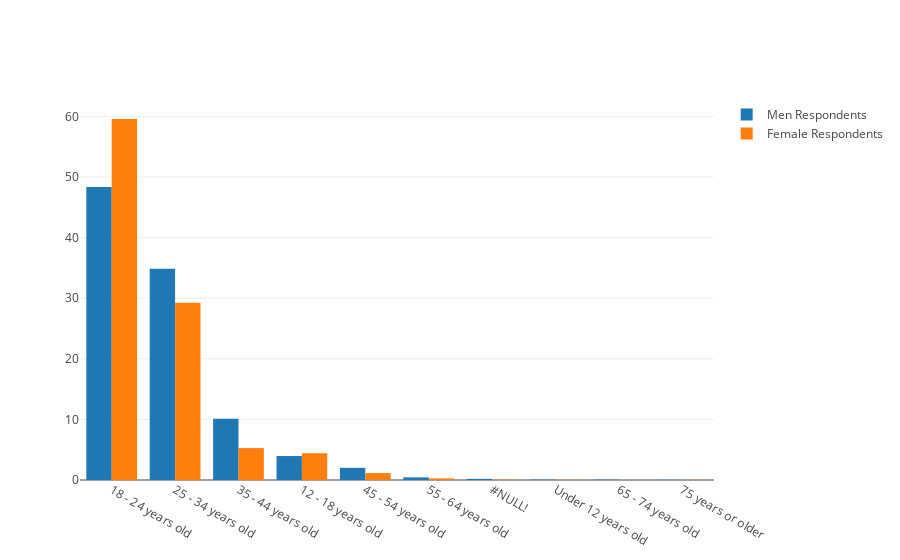

This figure's notebook cell:
### Markdown cell above
<a id='Q2'></a>
# Let's see how many women there are and the age distribution for both. The AgeBeginCoding value might also be interesting

### Code cell
trace1 = go.Bar(
    x=df_men['q2Age'].value_counts().index.tolist(),
    y=np.multiply(np.divide(df_men['q2Age'].value_counts().tolist(),np.sum(df_men['q2Age'].value_counts().tolist())).tolist(),100).tolist(),
    name='Men Respondents'
)
trace2 = go.Bar(
    x=df_women['q2Age'].value_counts().index.tolist(),
    y=np.multiply(np.divide(df_women['q2Age'].value_counts().tolist(),np.sum(df_women['q2Age'].value_counts().tolist())).tolist(),100).tolist(),
    name='Female Respondents'
)

data = [trace1, trace2]
layout = go.Layout(
    barmode='group'
)

fig = go.Figure(data=data, layout=layout)
py.iplot(fig, filename='grouped-bar')

### Figure 1 — Plotly figure (JSON) as saved in the notebook; plotly's stock layout.template omitted (floating-point values rounded to 4 significant figures)
{"data": [{"name": "Men Respondents", "type": "bar", "x": ["18 - 24 years old", "25 - 34 years old", "35 - 44 years old", "12 - 18 years old", "45 - 54 years old", "55 - 64 years old", "#NULL!", "Under 12 years old", "65 - 74 years old", "75 years or older"], "y": [48.33, 34.85, 10.09, 3.954, 2.008, 0.434, 0.186, 0.05723, 0.05246, 0.03338]}, {"name": "Female Respondents", "type": "bar", "x": ["18 - 24 years old", "25 - 34 years old", "35 - 44 years old", "12 - 18 years old", "45 - 54 years old", "55 - 64 years old", "#NULL!", "Under 12 years old", "75 years or older"], "y": [59.56, 29.26, 5.264, 4.415, 1.14, 0.2669, 0.04852, 0.02426, 0.02426]}], "layout": {"barmode": "group"}}
